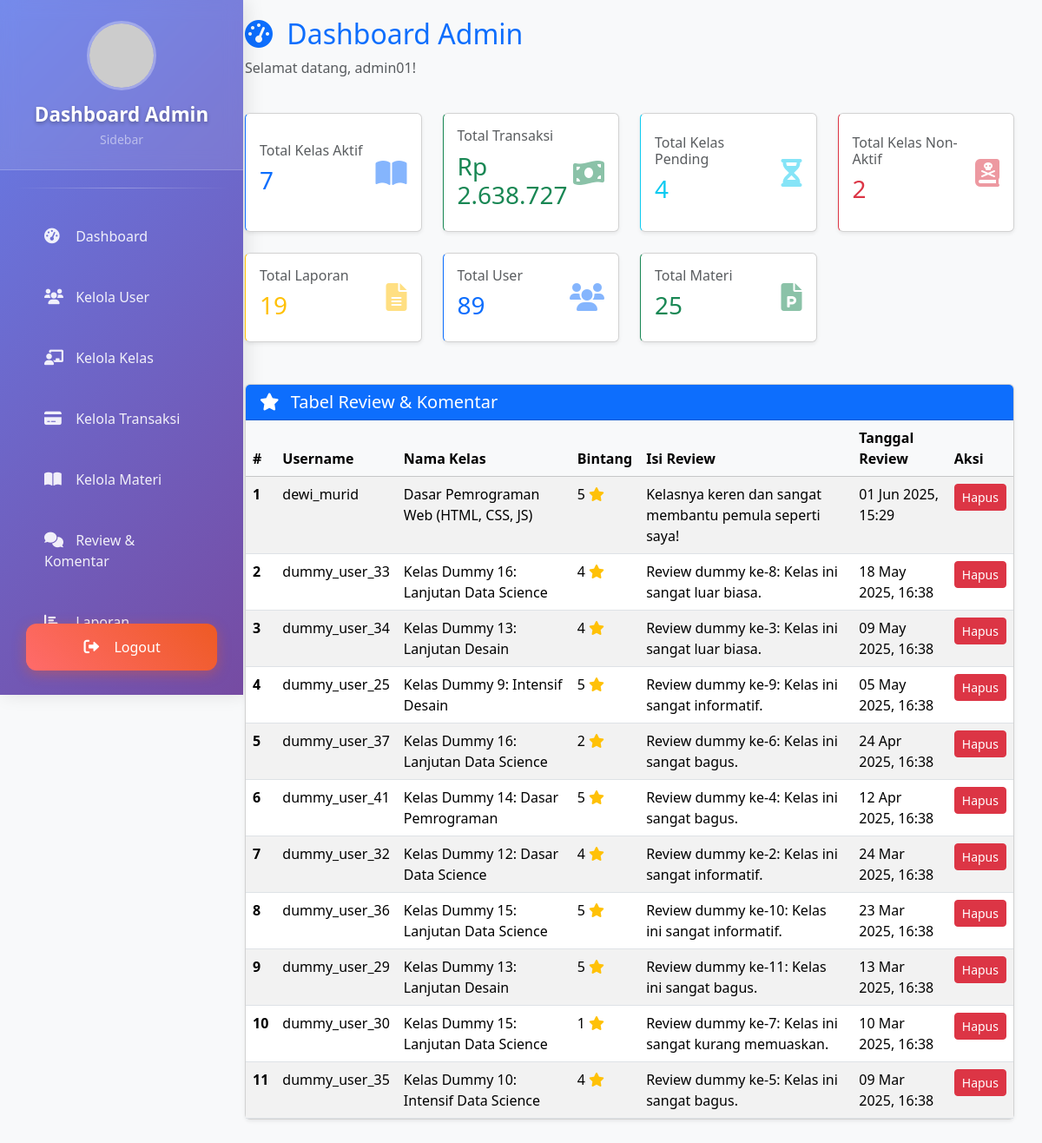
Screenshot of /page/admin-kelolaReviewKomentar.php (signed in) with the database file from the repository.
### tables this page shows
CREATE TABLE `tb_review` (
  `id_review` int(30) NOT NULL,
  `bintang_review` enum('1','2','3','4','5') NOT NULL,
  `isi_review` varchar(100) NOT NULL,
  `tgl_review` datetime NOT NULL DEFAULT current_timestamp(),
  `id_user` int(11) NOT NULL,
  `id_kelas` int(11) NOT NULL
);

CREATE TABLE `tb_user` (
  `id_user` int(30) NOT NULL,
  `first_name` varchar(255) NOT NULL,
  `last_name` varchar(255) NOT NULL,
  `username` varchar(30) NOT NULL,
  `password` varchar(255) NOT NULL,
  `role` enum('murid','mentor','admin') NOT NULL DEFAULT 'murid',
  `status` enum('aktif','non-aktif') NOT NULL DEFAULT 'aktif',
  `deskripsi` text DEFAULT NULL,
  `fotoProfil` varchar(50) NOT NULL,
  `bahasa` enum('Bahasa Indonesia','Inggris','Jepang') NOT NULL,
  `zona_waktu` enum('Jakarta','London','Tokyo') NOT NULL,
  `balasan_ke_komentar` tinyint(1) NOT NULL,
  `komentar_baru` tinyint(1) NOT NULL,
  `notifikasi_postingan_baru` tinyint(1) NOT NULL,
  `email` varchar(50) NOT NULL,
  `instagram` varchar(30) NOT NULL,
  `twitter` varchar(30) NOT NULL,
  `linkdin` varchar(30) NOT NULL,
  `github` varchar(30) NOT NULL,
  `tgl_dibuat` timestamp NOT NULL DEFAULT current_timestamp()
);

CREATE TABLE `tb_kelas` (
  `id_kelas` int(30) NOT NULL,
  `id_mentor` int(30) NOT NULL,
  `nama_kelas` varchar(255) NOT NULL,
  `kategori` enum('SQL','Design','Java','Web Development','Bisnis','Ekonomi','Psikologi','IT','Python') NOT NULL,
  `harga` decimal(10,2) NOT NULL,
  `profil_kelas` varchar(100) DEFAULT NULL,
  `badge` varchar(100) DEFAULT NULL,
  `description` text DEFAULT NULL,
  `status_publikasi` enum('pending','aktif','non-aktif','rejected') NOT NULL DEFAULT 'pending',
  `tgl_dibuat` timestamp NOT NULL DEFAULT current_timestamp()
);

### page/admin-kelolaReviewKomentar.php (the view, shortened to what this page needs)
<?php
require 'db.php';
$kelas_stats_query = $conn->prepare("
    SELECT
        COUNT(CASE WHEN status_publikasi = 'aktif' THEN 1 END) AS total_aktif,
        COUNT(CASE WHEN status_publikasi = 'pending' THEN 1 END) AS total_pending,
        COUNT(CASE WHEN status_publikasi = 'non-aktif' THEN 1 END) AS total_nonaktif
    FROM tb_kelas
");
$kelas_stats_query->execute();
$kelas_stats_result = $kelas_stats_query->get_result();
$kelas_stats_data = $kelas_stats_result->fetch_assoc();
$totalUser = $conn->prepare("SELECT COUNT(*) as total_users FROM tb_user");
$totalUser->execute();
$userResult = $totalUser->get_result();
$userData = $userResult->fetch_assoc();
$totalLaporan = $conn->prepare("SELECT COUNT(*) as total_laporan FROM tb_laporan");
$totalLaporan->execute();
$laporanResult = $totalLaporan->get_result();
$laporanData = $laporanResult->fetch_assoc();
$totalKelasAktif = $conn->prepare("SELECT COUNT(*) as total_kelas FROM tb_kelas WHERE status_publikasi = 'aktif'");
$totalKelasAktif->execute();
$kelasAktifResult = $totalKelasAktif->get_result();
$kelasAktifData = $kelasAktifResult->fetch_assoc();
$totalTransaksi = $conn->prepare("
    SELECT COALESCE(SUM(k.harga), 0) AS total_transaksi
    FROM tb_kelas k
    LEFT JOIN tb_keranjang kk ON kk.id_kelas = k.id_kelas
    LEFT JOIN tb_transaksi tk ON tk.id_keranjang = kk.id_keranjang
    WHERE tk.status = 'acc'
");
$totalTransaksi->execute();
$transaksiResult = $totalTransaksi->get_result();
$transaksiData = $transaksiResult->fetch_assoc();
$totalMateri = $conn->prepare("SELECT COUNT(*) as total_materi FROM tb_materi");
$totalMateri->execute();
$materiResult = $totalMateri->get_result();
$materiData = $materiResult->fetch_assoc();
$review_query = $conn->prepare("
    SELECT
        r.id_review,
        u.username,
        k.nama_kelas,
        r.bintang_review,
        r.isi_review,
        r.tgl_review
    FROM
        tb_review r
    JOIN
        tb_user u ON u.id_user = r.id_user
    JOIN
        tb_kelas k ON k.id_kelas = r.id_kelas
    ORDER BY
        r.tgl_review DESC
");
$review_query->execute();
$review_result = $review_query->get_result();
$stats = array(
    'total_users' => $userData['total_users'] ?? 0,
    'total_kelas_aktif' => $kelasAktifData['total_kelas'] ?? 0,
    'total_kelas_pending' => $kelas_stats_data['total_pending'] ?? 0,
    'total_kelas_nonaktif' => $kelas_stats_data['total_nonaktif'] ?? 0,
    'total_laporan' => $laporanData['total_laporan'] ?? 0,
    'total_transaksi' => $transaksiData['total_transaksi'] ?? 0,
    'total_materi' => $materiData['total_materi'] ?? 0
);
$namaAdmin = $_SESSION['username'];
?>
<!DOCTYPE html>
<html lang="en">
<head>
    <title>Dashboard Admin</title> <link href="https://cdn.jsdelivr.net/npm/bootstrap@5.3.3/dist/css/bootstrap.min.css" rel="stylesheet">
    <link rel="stylesheet" href="https://cdnjs.cloudflare.com/ajax/libs/font-awesome/6.0.0/css/all.min.css">
</head>
<body class="bg-light">
    <?php include "adminSidebar.php";  ?>
    <div class="content-wrapper">
        <div class="container-fluid">
            <div class="row mb-4">
                <div class="col-12">
                    <h2 class="text-primary">
                        <i class="fas fa-tachometer-alt me-2"></i>
                        Dashboard Admin
                    </h2>
                    <p class="text-muted">Selamat datang, <?= htmlspecialchars($namaAdmin) ?>!</p>
                </div>
            </div>
            <div class="row mb-5 gy-4">
                <div class="col-xl-3 col-md-6">
                    <div class="card stat-card primary shadow-sm h-100">
                        <div class="card-body d-flex justify-content-between align-items-center">
                            <div>
                                <h6 class="card-title text-muted">Total Kelas Aktif</h6>
                                <h3 class="text-primary"><?= $stats['total_kelas_aktif'] ?? 0 ?></h3>
                            </div>
                            <i class="fas fa-book-open fa-2x text-primary opacity-50"></i>
                        </div>
                    </div>
                </div>
                <div class="col-xl-3 col-md-6">
                    <div class="card stat-card success shadow-sm h-100">
                        <div class="card-body d-flex justify-content-between align-items-center">
                            <div>
                                <h6 class="card-title text-muted">Total Transaksi</h6>
                                <h3 class="text-success">Rp <?= number_format($stats['total_transaksi'] ?? 0, 0, ',', '.') ?></h3>
                            </div>
                            <i class="fas fa-money-bill-wave fa-2x text-success opacity-50"></i>
                        </div>
                    </div>
                </div>
                <div class="col-xl-3 col-md-6">
                    <div class="card stat-card info shadow-sm h-100">
                        <div class="card-body d-flex justify-content-between align-items-center">
                            <div>
                                <h6 class="card-title text-muted">Total Kelas Pending</h6>
                                <h3 class="text-info"><?= $stats['total_kelas_pending'] ?? 0 ?></h3>
                            </div>
                            <i class="fas fa-hourglass-half fa-2x text-info opacity-50"></i>
                        </div>
                    </div>
                </div>
                <div class="col-xl-3 col-md-6">
                    <div class="card stat-card danger shadow-sm h-100">
                        <div class="card-body d-flex justify-content-between align-items-center">
                            <div>
                                <h6 class="card-title text-muted">Total Kelas Non-Aktif</h6>
                                <h3 class="text-danger"><?= $stats['total_kelas_nonaktif'] ?? 0 ?></h3>
                            </div>
                            <i class="fas fa-book-dead fa-2x text-danger opacity-50"></i>
                        </div>
                    </div>
                </div>
                <div class="col-xl-3 col-md-6">
                    <div class="card stat-card warning shadow-sm h-100">
                        <div class="card-body d-flex justify-content-between align-items-center">
                            <div>
                                <h6 class="card-title text-muted">Total Laporan</h6>
                                <h3 class="text-warning"><?= $stats['total_laporan'] ?? 0 ?></h3>
                            </div>
                            <i class="fas fa-file-alt fa-2x text-warning opacity-50"></i>
                        </div>
                    </div>
                </div>
                <div class="col-xl-3 col-md-6">
                    <div class="card stat-card primary shadow-sm h-100">
                        <div class="card-body d-flex justify-content-between align-items-center">
                            <div>
                                <h6 class="card-title text-muted">Total User</h6>
                                <h3 class="text-primary"><?= $stats['total_users'] ?? 0 ?></h3>
                            </div>
                            <i class="fas fa-users fa-2x text-primary opacity-50"></i>
                        </div>
                    </div>
                </div>
                <div class="col-xl-3 col-md-6">
                    <div class="card stat-card success shadow-sm h-100">
                        <div class="card-body d-flex justify-content-between align-items-center">
                            <div>
                                <h6 class="card-title text-muted">Total Materi</h6>
                                <h3 class="text-success"><?= $stats['total_materi'] ?? 0 ?></h3>
                            </div>
                            <i class="fas fa-file-powerpoint fa-2x text-success opacity-50"></i>
                        </div>
                    </div>
                </div>
            </div>
            <div class="row mb-5 gy-4">
                <div class="col-lg-12">
                    <div class="card shadow-sm h-100">
                        <div class="card-header bg-primary text-white">
                            <h5 class="mb-0">
                                <i class="fas fa-star me-2"></i>
                                Tabel Review & Komentar
                            </h5>
                        </div>
                        <div class="card-body p-0">
                            <div class="table-responsive">
                                <table class="table table-hover table-striped mb-0">
                                    <thead class="table-light">
                                        <tr>
                                            <th scope="col">#</th>
                                            <th scope="col">Username</th>
                                            <th scope="col">Nama Kelas</th>
                                            <th scope="col">Bintang</th>
                                            <th scope="col">Isi Review</th>
                                            <th scope="col">Tanggal Review</th>
                                            <th scope="col">Aksi</th>
                                        </tr>
                                    </thead>
                                    <tbody>
                                        <?php if ($review_result->num_rows > 0): ?>
                                            <?php $review_counter = 1; ?>
                                            <?php while ($review = $review_result->fetch_assoc()): ?>
                                                <tr>
                                                    <th scope="row"><?= $review_counter++ ?></th>
                                                    <td><?= htmlspecialchars($review['username']) ?></td>
                                                    <td><?= htmlspecialchars($review['nama_kelas']) ?></td>
                                                    <td><?= htmlspecialchars($review['bintang_review']) ?> <i class="fas fa-star text-warning"></i></td>
                                                    <td><?= htmlspecialchars($review['isi_review']) ?></td>
                                                    <td>
                                                        <?php
                                                        try {
                                                            $date = new DateTime($review['tgl_review']);
                                                            echo htmlspecialchars($date->format('d M Y, H:i'));
                                                        } catch (Exception $e) {
                                                            echo htmlspecialchars($review['tgl_review']);
                                                        }
                                                        ?>
                                                    </td>
                                                    <td>
                                                        <a href="admin-deleteReview.php?id=<?= htmlspecialchars($review['id_review']) ?>" class="btn btn-sm btn-danger" onclick="return confirm('Apakah Anda yakin ingin menghapus review ini?');">Hapus</a>
                                                    </td>
                                                </tr>
                                            <?php endwhile; ?>
                                        <?php else: ?>
                                            <tr>
                                                <td colspan="7" class="text-center text-muted p-3">Tidak ada data review.</td>
                                            </tr>
                                        <?php endif; ?>
                                    </tbody>
                                </table>
                            </div>
                        </div>
                    </div>
                </div>
            </div>
        </div>
    </div>
</body>
</html>

### page/admin-kelolaReviewKomentar.php (style rules this page uses)
body { display: flex; min-height: 100vh; flex-direction: column; }
.content-wrapper { padding: 20px; flex: 1; margin-left: 250px; }
.stat-card { border-left: 4px solid; transition: transform 0.2s; }
.stat-card.primary { border-left-color: #0d6efd; }
.stat-card.success { border-left-color: #198754; }
.stat-card.info { border-left-color: #0dcaf0; }
.stat-card.warning { border-left-color: #ffc107; }
.stat-card.danger { border-left-color: #dc3545; }

### rows the page displays
tb_review: id_user.username "dewi_murid", id_kelas.nama_kelas "Dasar Pemrograman Web (HTML, CSS, JS)", bintang_review "5", isi_review "Kelasnya keren dan sangat membantu pemula seperti saya!", tgl_review "01 Jun 2025, 15:29"
tb_review: id_user.username "dummy_user_33", id_kelas.nama_kelas "Kelas Dummy 16: Lanjutan Data Science", bintang_review "4", isi_review "Review dummy ke-8: Kelas ini sangat luar biasa.", tgl_review "18 May 2025, 16:38"
tb_review: id_user.username "dummy_user_34", id_kelas.nama_kelas "Kelas Dummy 13: Lanjutan Desain", bintang_review "4", isi_review "Review dummy ke-3: Kelas ini sangat luar biasa.", tgl_review "09 May 2025, 16:38"
tb_review: id_user.username "dummy_user_25", id_kelas.nama_kelas "Kelas Dummy 9: Intensif Desain", bintang_review "5", isi_review "Review dummy ke-9: Kelas ini sangat informatif.", tgl_review "05 May 2025, 16:38"
tb_review: id_user.username "dummy_user_37", id_kelas.nama_kelas "Kelas Dummy 16: Lanjutan Data Science", bintang_review "2", isi_review "Review dummy ke-6: Kelas ini sangat bagus.", tgl_review "24 Apr 2025, 16:38"
tb_review: id_user.username "dummy_user_41", id_kelas.nama_kelas "Kelas Dummy 14: Dasar Pemrograman", bintang_review "5", isi_review "Review dummy ke-4: Kelas ini sangat bagus.", tgl_review "12 Apr 2025, 16:38"
tb_review: id_user.username "dummy_user_32", id_kelas.nama_kelas "Kelas Dummy 12: Dasar Data Science", bintang_review "4", isi_review "Review dummy ke-2: Kelas ini sangat informatif.", tgl_review "24 Mar 2025, 16:38"
tb_review: id_user.username "dummy_user_36", id_kelas.nama_kelas "Kelas Dummy 15: Lanjutan Data Science", bintang_review "5", isi_review "Review dummy ke-10: Kelas ini sangat informatif.", tgl_review "23 Mar 2025, 16:38"
tb_review: id_user.username "dummy_user_29", id_kelas.nama_kelas "Kelas Dummy 13: Lanjutan Desain", bintang_review "5", isi_review "Review dummy ke-11: Kelas ini sangat bagus.", tgl_review "13 Mar 2025, 16:38"
tb_review: id_user.username "dummy_user_30", id_kelas.nama_kelas "Kelas Dummy 15: Lanjutan Data Science", bintang_review "1", isi_review "Review dummy ke-7: Kelas ini sangat kurang memuaskan.", tgl_review "10 Mar 2025, 16:38"
tb_review: id_user.username "dummy_user_35", id_kelas.nama_kelas "Kelas Dummy 10: Intensif Data Science", bintang_review "4", isi_review "Review dummy ke-5: Kelas ini sangat bagus.", tgl_review "09 Mar 2025, 16:38"

### other values shown
$namaAdmin "admin01"
$stats['total_kelas_aktif'] "7"
$stats['total_transaksi'] "2.638.727"
$stats['total_kelas_pending'] "4"
$stats['total_kelas_nonaktif'] "2"
$stats['total_laporan'] "19"
$stats['total_users'] "89"
$stats['total_materi'] "25"
